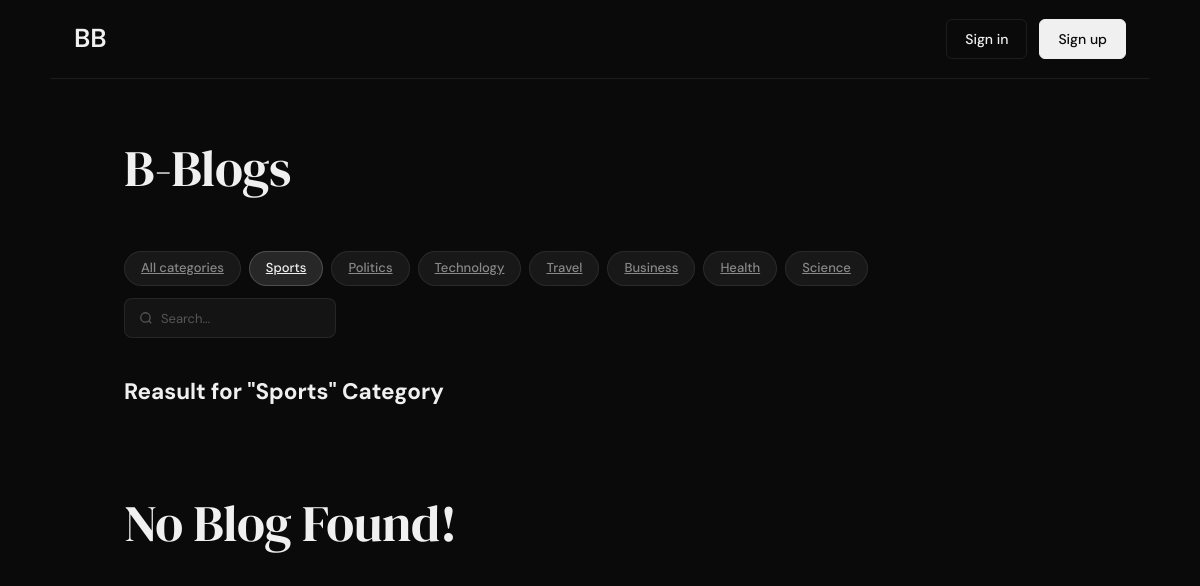
Page /category/1/ on the committed database.
### blogs/models.py (models this page shows)
class Category(models.Model):
    category_name = models.CharField(max_length=50, unique=True)
    created_at = models.DateTimeField(auto_now_add=True)
    updated_at = models.DateTimeField(auto_now=True)
    class Meta:
        verbose_name_plural = 'categories'
    def __str__ (self):
        return self.category_name

### blogs/views.py (the view)
# urls.py: path('<int:id>/', views.category_posts, name='category_posts'),
def category_posts(request, id):
    category_name = get_object_or_404(Category, id=id)
    posts = Blog.objects.filter(status='published', category_id=id)
    context = {
        'posts': posts,
        'category_name' : category_name,
        'active_category': id
    }
    return render(request, 'post.html', context)

### blogs/context_processors.py (called while the page is built)
def categories_processor(request):
    return {
        'categories': Category.objects.all()
    }

### dashboards/context_processors.py (called while the page is built)
def dashboard_counts(request):
    return {
        'category_count': Category.objects.all().count(),
        'blog_count': Blog.objects.all().count(),
        'total_users_count': User.objects.count(),
        'published_posts_count': Blog.objects.filter(status='published').count(),
        'draft_posts_count': Blog.objects.filter(status='draft').count(),
        'pending_posts_count': Blog.objects.filter(status='pending').count(),
    }

### templates/post.html (shortened to what this page needs)
{% extends "base.html" %}
{% load static %}
    {% block content %}
    <h2>Reasult for "{{ category_name }}" Category</h2><br>
    <div class="featured-grid">
      {% if posts %}
      {% for b in posts %}
      <div class="card">
        <div class="card-image-wrapper">
          <img src="{{ b.featured_image.url }}" alt="{{ b.title }}" class="card-image">
        </div>
        <div class="card-body">
          <div class="card-category">{{ b.category }}</div>
          <h2 class="card-title"><a href="{% url "sblogs" b.slug %}">{{ b.title }}</a></h2>
          <p class="card-excerpt">{{ b.short_description | truncatewords:20 }}</p>
          <div class="card-meta">
            <div class="card-authors">
              <span class="author-name">{{ b.author }}</span>
            </div>
            <span>{{ b.created_at | date:"F j, Y" }}</span>
          </div>
        </div>
      </div>
      {% endfor %}
      {% else %}
      <section class="hero">
      <h1>No Blog Found!</h1>
      </section>
      {% endif %}
    </div>
    {% endblock %}

### templates/base.html (shortened to what this page needs)
{% load static %}
<!DOCTYPE html>
<html lang="en">
<head>
  <link rel="stylesheet" href="https://cdnjs.cloudflare.com/ajax/libs/font-awesome/6.5.0/css/all.min.css">
  <link href="{% static 'css/style.css' %}" rel="stylesheet">
</head>
<body>
  <nav>
    <div class="nav-left">
      <a href="/" class="logo">
        BB
      </a>
    </div>
    <div class="nav-right">
      {% if user.is_authenticated %}
        <a href="{% url "add_b" %}" class="btn btn-ghost">Add Your Blog</a>
        <form method="POST" action="{% url 'logout' %}" style="display:inline;">
        {% csrf_token %}
        <button href="{% url "logout" %}" class="btn btn-primary">Log out</button>
        </form>
      {% else %}
      <a href="{% url "login" %}" class="btn btn-ghost">Sign in</a>
      <a href="{% url "register" %}" class="btn btn-primary">Sign up</a>
      {% endif %}
    </div>
  </nav>
  <main>
    <section class="hero">
      <h1>B-Blogs</h1>
    </section>
    <div class="filters">
      <div class="filter-pills">
        <a class="pill {% if active_category == 'all' %}active{% endif %}" href="{% url 'home' %}">All categories</a>
        {% for c in categories %}
        <a class="pill {% if active_category == c.id %}active{% endif %}" href="{% url 'category_posts' c.id %}">{{ c.category_name }}</a>
        {% endfor %}
      </div>
      <div class="filter-right">
        <div class="search-box">
          <svg width="14" height="14" viewBox="0 0 24 24" fill="none" stroke="currentColor" stroke-width="2.2">
            <circle cx="11" cy="11" r="8"/><path d="m21 21-4.35-4.35"/>
          </svg>
          <form method="GET" action="{% url "search" %}">
          <input type="text" name="keyword" placeholder="Search..." />
          </form>
        </div>
      </div>
    </div>
    {% block content %}
    {% endblock %}
  </main>
</body>
</html>

### static/css/style.css (style rules this page uses)
*, *::before, *::after { box-sizing: border-box; margin: 0; padding: 0; }
:root { --bg: #0a0a0a; --surface: #141414; --border: rgba(255,255,255,0.08); --text-primary: #f0f0f0; --text-secondary: #888; --text-muted: #555; --accent: #5b8af5; --accent-hover: #7aa2ff; --pill-bg: rgba(255,255,255,0.06); --pill-active: rgba(255,255,255,0.12); --radius: 10px; }
body { background: var(--bg); color: var(--text-primary); font-family: 'DM Sans', sans-serif; font-size: 15px; line-height: 1.6; min-height: 100vh; }
nav { display: flex; align-items: center; justify-content: space-between; max-width: 1100px; margin: 0 auto; padding: 18px 24px; border-bottom: 1px solid var(--border); }
.nav-left { display: flex; align-items: center; gap: 36px; }
.logo { display: flex; align-items: center; gap: 8px; font-weight: 600; font-size: 26px; color: var(--text-primary); text-decoration: none; }
.nav-right { display: flex; align-items: center; gap: 12px; }
.btn { padding: 8px 18px; border-radius: 6px; font-size: 14px; font-weight: 500; cursor: pointer; transition: all .2s; text-decoration: none; }
.btn-ghost { background: transparent; border: 1px solid var(--border); color: var(--text-primary); }
.btn-primary { background: var(--text-primary); border: 1px solid var(--text-primary); color: var(--bg); }
main { max-width: 1000px; margin: 0 auto; padding: 0 24px 80px; }
.hero { padding: 60px 0 40px; }
.hero h1 { font-family: 'DM Serif Display', serif; font-size: clamp(2.4rem, 5vw, 3.2rem); font-weight: 400; letter-spacing: -0.5px; line-height: 1.15; margin-bottom: 14px; }
.filters { display: flex; align-items: center; justify-content: space-between; margin-bottom: 36px; flex-wrap: wrap; gap: 12px; }
.filter-pills { display: flex; gap: 8px; flex-wrap: wrap; }
.pill { padding: 6px 16px; border-radius: 20px; font-size: 13px; font-weight: 500; background: var(--pill-bg); border: 1px solid var(--border); color: var(--text-secondary); cursor: pointer; transition: all .2s; }
.pill.active { background: var(--pill-active); border-color: rgba(255,255,255,0.18); color: var(--text-primary); }
.filter-right { display: flex; align-items: center; gap: 10px; }
.search-box { display: flex; align-items: center; gap: 8px; background: var(--surface); border: 1px solid var(--border); border-radius: 8px; padding: 7px 14px; }
.search-box svg { color: var(--text-muted); flex-shrink: 0; }
.search-box input { background: none; border: none; outline: none; color: var(--text-primary); font-size: 13px; font-family: inherit; width: 160px; }
.search-box input::placeholder { color: var(--text-muted); }
.featured-grid { display: grid; grid-template-columns: 1fr 1fr ; gap: 20px; margin-bottom: 64px; }

### rows in the picture
Category: category_name "Sports"
Category: category_name "Politics"
Category: category_name "Technology"
Category: category_name "Travel"
Category: category_name "Business"
Category: category_name "Health"
Category: category_name "Science"
